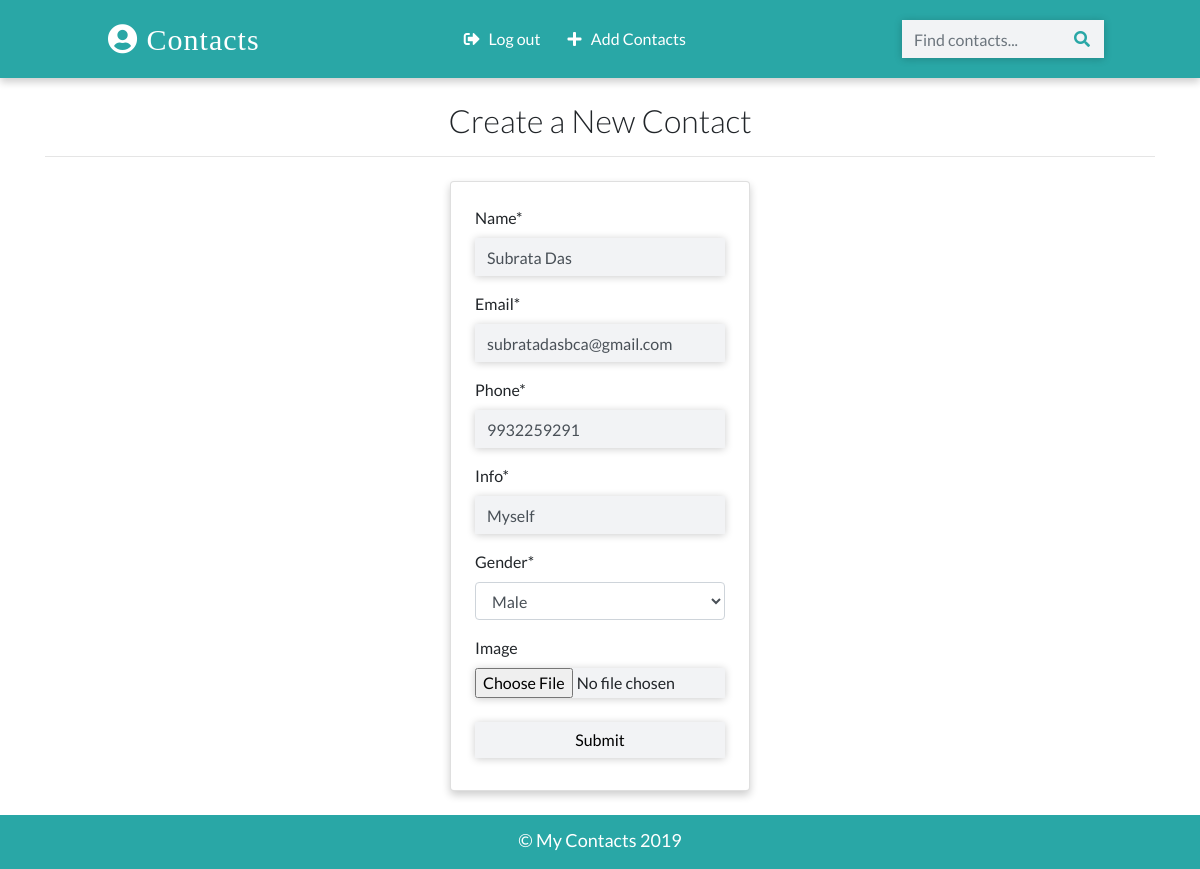
Page /contacts/update/22 (signed in) on the committed database.
### contactapp/models.py (models this page shows, shortened)
class Contact(models.Model):
    manager = models.ForeignKey(User, on_delete=models.CASCADE, default=None)
    name = models.CharField(max_length=20)
    email = models.EmailField(max_length=100)
    phone = models.IntegerField()
    info = models.CharField(max_length=30)
    gender = models.CharField(max_length=50, choices=(
        ('male','Male'),
        ('female','Female')
    ))
    image = models.ImageField(upload_to='images/',blank=True)
    date_added = models.DateTimeField(default=datetime.now)
    class Meta:
        ordering = ['-id']

### contactapp/views.py (the view, shortened to what this page needs)
# urls.py: path('contacts/update/<int:pk>',views.ContactUpdateView.as_view(), name="update"),
class ContactUpdateView(LoginRequiredMixin, UpdateView):
    model = Contact
    template_name = 'create.html'
    fields = ['name','email','phone','info','gender','image']

### templates/create.html (shortened to what this page needs)
{% extends 'base.html' %}
{% load crispy_forms_tags %}
{% block content %}
<div class="container">
    <h2 class="heading font-weight-light text-center">Create a New Contact</h2>
    <hr>
</div>
<div class="container w-25 card p-4 mt-4">
    <form action="" method="POST" enctype="multipart/form-data">
    {{form|crispy}}
    <input type="submit" value="Submit" style="color:black" class="w-100 text-blue text-center my-2 btn btn-info">
    </form>
</div>
{% endblock content %}

### static/css/main.css (style rules this page uses)
:root { --back: #29a7a6; --girl: #e64298; --boy: #2874dd; }
body { font-family: Lato, sans-serif; }
form { position: relative; }
input { border-radius: 0px !important; width: 250px; border: none !important; background-color: #f2f3f5 !important; box-shadow: 0 1px 8px 0 rgba(0, 0, 0, 0.2); }
.card { box-shadow: 0 4px 8px 0 rgba(0, 0, 0, 0.2); transition: 0.3s; min-width: 250px; box-sizing: border-box; }

### rows in the picture
Contact: name "Subrata Das", email "subratadasbca@gmail.com", phone "9932259291", info "Myself", gender "Male"
